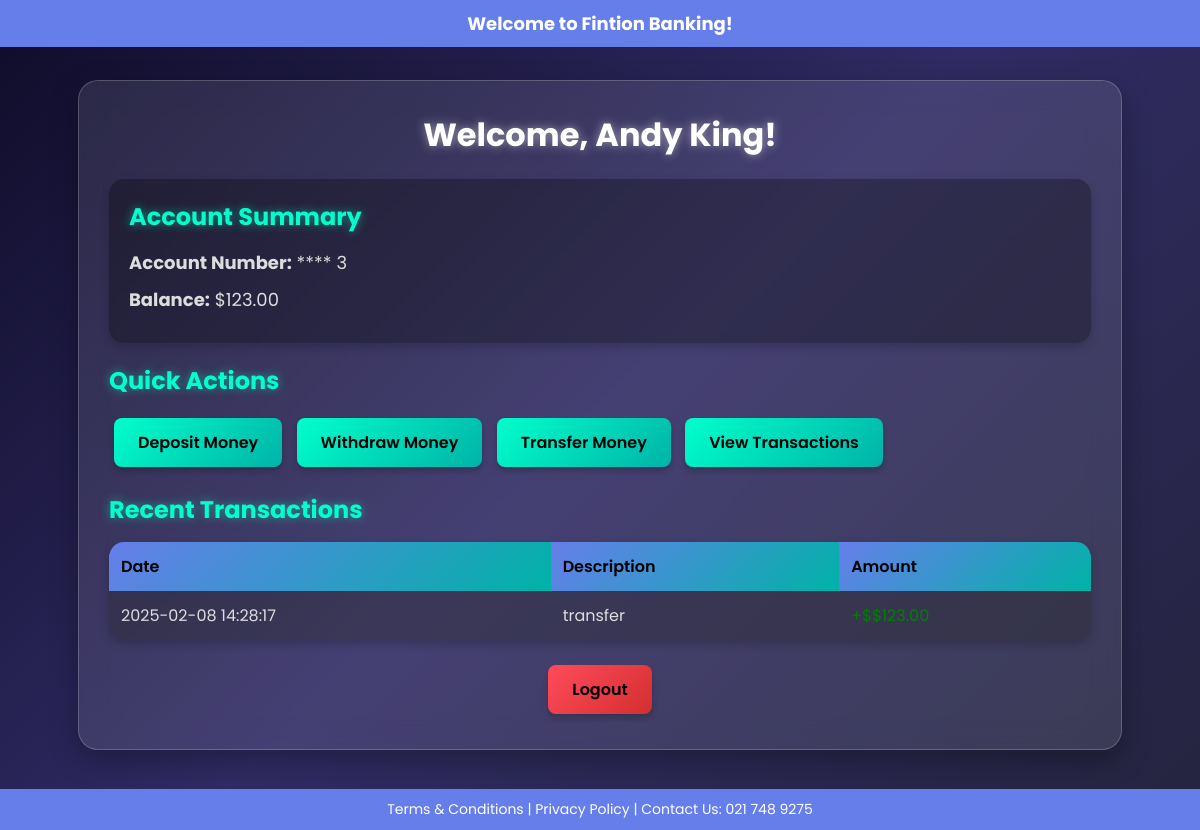
Page /dashboard.php?account_number=3 on the committed database.
### tables this page shows
CREATE TABLE `users` (
  `account_number` int(11) NOT NULL,
  `holder_name` varchar(100) NOT NULL,
  `email` varchar(255) NOT NULL,
  `phone` varchar(15) NOT NULL,
  `password` varchar(255) NOT NULL,
  `balance` decimal(10,2) DEFAULT 0.00
);

CREATE TABLE `transactions` (
  `id` int(11) NOT NULL,
  `sender_account` varchar(50) NOT NULL,
  `recipient_account` varchar(50) NOT NULL,
  `amount` decimal(10,2) NOT NULL,
  `transaction_type` enum('deposit','withdrawal','transfer') NOT NULL,
  `transaction_date` timestamp NOT NULL DEFAULT current_timestamp()
);

### dashboard.php (the view, shortened to what this page needs)
<?php
include 'db.php';
$accountNumber = $_GET['account_number'];
$stmt = $conn->prepare("SELECT holder_name, email, phone, balance FROM users WHERE account_number = ?");
$stmt->bind_param("i", $accountNumber);
$stmt->execute();
$stmt->bind_result($holderName, $email, $phone, $balance);
?>
<!DOCTYPE html>
<html lang="en">
<head>
</head>
<body>
<div class="top-banner">
    Welcome to Fintion Banking!
</div>
<div class="container">
    <h2>Welcome, <?php echo htmlspecialchars($holderName); ?>!</h2>
    <div class="account-info">
        <h3>Account Summary</h3>
        <p><strong>Account Number:</strong> **** <?php echo substr($accountNumber, -4); ?></p>
        <p><strong>Balance:</strong> $<?php echo number_format($balance, 2); ?></p>
    </div>
    <div class="actions">
        <h3>Quick Actions</h3>
        <a href="deposit.php?account_number=<?php echo $accountNumber; ?>" class="btn">Deposit Money</a>
        <a href="withdraw.html?account_number=<?php echo $accountNumber; ?>" class="btn">Withdraw Money</a>
        <a href="transfer.html?account_number=<?php echo $accountNumber; ?>" class="btn">Transfer Money</a>
        <a href="transaction_history.php?account_number=<?php echo $accountNumber; ?>" class="btn">View Transactions</a>
    </div>
    <div class="transactions">
        <h3>Recent Transactions</h3>
        <table>
            <tr>
                <th>Date</th>
                <th>Description</th>
                <th>Amount</th>
            </tr>
            <?php
            $stmt = $conn->prepare("
                SELECT transaction_date, transaction_type, amount, sender_account, recipient_account
                FROM transactions
                WHERE sender_account = ? OR recipient_account = ?
                ORDER BY transaction_date DESC
                LIMIT 10
            ");
            $stmt->bind_param("ii", $accountNumber, $accountNumber);
            $stmt->execute();
            $result = $stmt->get_result();
            if ($result->num_rows > 0) {
                while ($row = $result->fetch_assoc()) {
                    $amountDisplay = "";
                    $description = htmlspecialchars($row['transaction_type']);
                    if ($row['transaction_type'] == 'transfer') {
                        if ($row['sender_account'] == $accountNumber) {
                            $amountDisplay = "<span style='color:red;'>-$$" . number_format($row['amount'], 2) . "</span>";
                        } elseif ($row['recipient_account'] == $accountNumber) {
                            $amountDisplay = "<span style='color:green;'>+$$" . number_format($row['amount'], 2) . "</span>";
                        }
                    }
                    echo "<tr>";
                    echo "<td>" . htmlspecialchars($row['transaction_date']) . "</td>";
                    echo "<td>" . $description . "</td>";
                    echo "<td>" . $amountDisplay . "</td>";
                    echo "</tr>";
                }
            } else {
                echo "<tr><td colspan='3' style='text-align: center;'>No recent transactions found.</td></tr>";
            }
            ?>
        </table>
    </div>
    <div class="settings">
        <a href="logout.php" class="btn">Logout</a>
    </div>
</div>
<div class="bottom-banner">
    Terms & Conditions | Privacy Policy | Contact Us: 021 748 9275
</div>
</body>
</html>

### dashboard.php (style rules this page uses)
* { margin: 0; padding: 0; box-sizing: border-box; }
body { font-family: 'Poppins', sans-serif; background: linear-gradient(135deg, #0f0c29, #302b63, #24243e); color: #fff; display: flex; justify-content: center; align-items: center; min-height: 100vh; padding: 20px; }
.top-banner { width: 100%; background: #667eea; color: #fff; text-align: center; padding: 10px 0; font-size: 18px; font-weight: bold; position: fixed; top: 0; left: 0; z-index: 1000; }
.bottom-banner { width: 100%; background: #667eea; color: #fff; text-align: center; padding: 10px 0; font-size: 14px; position: fixed; bottom: 0; left: 0; }
.container { width: 90%; max-width: 1200px; background: rgba(255, 255, 255, 0.1); padding: 30px; border-radius: 20px; box-shadow: 0 10px 30px rgba(0, 0, 0, 0.3); backdrop-filter: blur(15px); border: 1px solid rgba(255, 255, 255, 0.2); animation: fadeIn 1s ease-in-out; margin-top: 60px; margin-bottom: 60px; }
h2 { color: #fff; font-size: 32px; margin-bottom: 20px; text-align: center; text-shadow: 0 0 10px rgba(255, 255, 255, 0.5); }
.account-info { background: rgba(0, 0, 0, 0.3); padding: 20px; border-radius: 15px; margin-bottom: 20px; box-shadow: 0 4px 10px rgba(0, 0, 0, 0.2); }
.account-info h3 { font-size: 24px; margin-bottom: 15px; color: #00ffcc; text-shadow: 0 0 10px rgba(0, 255, 204, 0.5); }
.account-info p { font-size: 18px; margin: 10px 0; color: #ddd; }
.actions { margin-bottom: 20px; }
.actions h3 { font-size: 24px; margin-bottom: 15px; color: #00ffcc; text-shadow: 0 0 10px rgba(0, 255, 204, 0.5); }
.btn { display: inline-block; padding: 12px 24px; margin: 5px; background: linear-gradient(135deg, #00ffcc, #00b3a7); color: #000; text-decoration: none; border-radius: 8px; font-size: 16px; font-weight: 600; transition: transform 0.3s ease, box-shadow 0.3s ease; box-shadow: 0 4px 6px rgba(0, 0, 0, 0.2); }
.transactions { margin-bottom: 20px; }
.transactions h3 { font-size: 24px; margin-bottom: 15px; color: #00ffcc; text-shadow: 0 0 10px rgba(0, 255, 204, 0.5); }
table { width: 100%; border-collapse: collapse; background: rgba(0, 0, 0, 0.3); border-radius: 15px; overflow: hidden; box-shadow: 0 4px 10px rgba(0, 0, 0, 0.2); }
th, td { padding: 12px; text-align: left; }
th { background: linear-gradient(135deg, #667eea, #00b3a7); color: #000; font-weight: 600; }
td { color: #ddd; }
tr:nth-child(even) { background: rgba(255, 255, 255, 0.05); }
.settings { text-align: center; margin-top: 20px; }
.settings .btn { background: linear-gradient(135deg, #ff4b5c, #d32f2f); }

### rows in the picture
users: holder_name "Andy King", balance "123.00"
transactions: transaction_date "2025-02-08 14:28:17", transaction_type "transfer"

### other values in the picture
substr($accountNumber, -4) "3"
